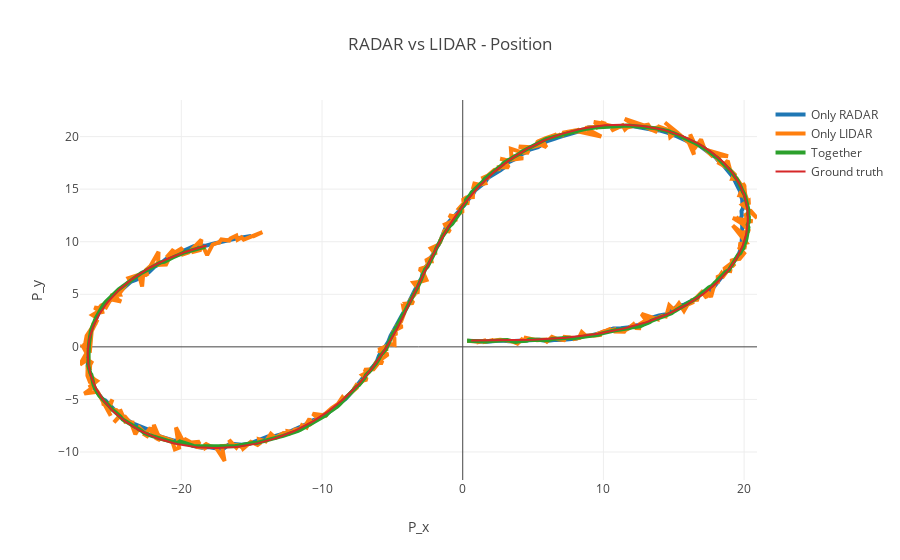

Notebook code cell kept with this figure:
### Code cell
data = [
    go.Scatter(
        x=RADAR['px_state'],
        y=RADAR['py_state'],
        name='Only RADAR',
        line = dict(
            width = 4
        )
    ),
    go.Scatter(
        x=LIDAR['px_measured'],
        y=LIDAR['py_measured'],
        name='Only LIDAR',
        line = dict(
            width = 4
        )
    ),
    go.Scatter(
        x=UKF['px_state'],
        y=UKF['py_state'],
        name='Together',
        line = dict(
            width = 4
        )
    ),
    go.Scatter(
        x=UKF['px_ground_truth'],
        y=UKF['py_ground_truth'],
        name='Ground truth',
        line = dict(
            width = 2
        )
    )
]

layout = go.Layout(
    title='RADAR vs LIDAR - Position',
    yaxis=dict(title='P_y'),
    xaxis=dict(title='P_x')
)

fig = go.Figure(data=data, layout=layout)
iplot(fig)

### Figure 1 — Plotly figure (JSON) as saved in the notebook; plotly's stock layout.template omitted (floating-point values rounded to 4 significant figures; data arrays with more than 128 entries replaced by an {"elided": "..."} marker saying what was removed)
{"data": [{"line": {"width": 4}, "name": "Only RADAR", "type": "scatter", "x": {"elided": "469 float values"}, "y": {"elided": "469 float values"}}, {"line": {"width": 4}, "name": "Only LIDAR", "type": "scatter", "x": {"elided": "469 float values"}, "y": {"elided": "469 float values"}}, {"line": {"width": 4}, "name": "Together", "type": "scatter", "x": {"elided": "456 float values"}, "y": {"elided": "456 float values"}}, {"line": {"width": 2}, "name": "Ground truth", "type": "scatter", "x": {"elided": "456 float values"}, "y": {"elided": "456 float values"}}], "layout": {"title": "RADAR vs LIDAR - Position", "xaxis": {"title": "P_x"}, "yaxis": {"title": "P_y"}}}
